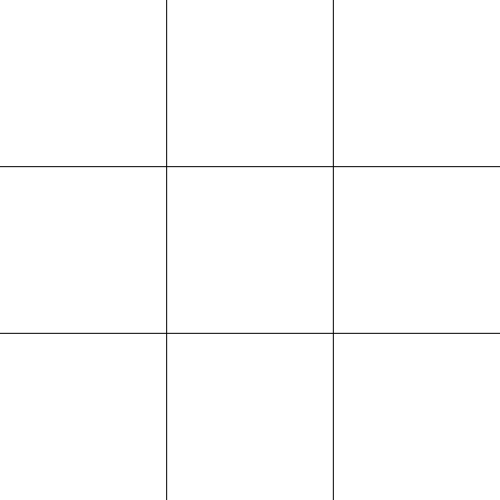
Frame 1 (no input)
Frame 2 (the mouse pressed at the canvas centre, redrawn once): identical to frame 1, image omitted

The p5.js sketch that drew this single still picture (run headless with seeded random() and noise() and a simulated clock; the mouse was pressed at the canvas centre and the sketch redrawn once):

// p5.js sketch
// ── sketch.js
let board = new Array(9);
board.fill('z');
let player = 'x';
let gameOver = false;
let AIGame = false;
let disableClicking = true;
let newState = false;
let engineEvals = [];
var showEvals;
var onlyAIGame;

// creates canvas
function setup(){
	if(windowWidth < windowHeight){
		var size = windowWidth/2;
	}else{
		var size = windowHeight/2;
	}
	var cnv = createCanvas(size,size);
	cnv.position(windowWidth/2 - (width/2),windowHeight/2 - height/2);
	noLoop();
}
// draws
function draw(){	
	clear();
	newState = true;
	drawBoard(board);
	var winner = evaluateBoard(board);
	if(winner == 1){
		console.log("X wins");
		gameOver = true;
	}
	else if(winner == -1){
		console.log("O wins");
		gameOver = true;
	}
}
function playAI(){
	clearBoard();
	disableClicking = false;
	AIGame = true;
}
function playHuman(){
	clearBoard();
	disableClicking = false;
	AIGame = false;
}
function AIOnly(){
	clearBoard();
	disableClicking = true;
	AIGame = false;
	onlyAIGame = setInterval(function(){
		AIMove();
		if(gameOver || boardFilled(board))
			clearInterval(onlyAIGame);
	}, 1000);
}

function showEvals(){
	if(document.getElementById("engineHolder").style.display == "inline-block"){
		clearInterval(showingEvals);
		document.getElementById("engineHolder").style.display = "none";
		document.getElementById("evalButton").innerHTML = "Show engine evaluation!";
	}else{
		document.getElementById("evalButton").innerHTML = "Hide engine evaluation!";
		showingEvals = setInterval(function(){
			var evalString = "Engine Evaluations: <br/>";
			document.getElementById("engineHolder").style.display = "inline-block";
			if(newState){
			miniMax(board, player, 0);
			newState = !newState;
			}
			for(var i = 0; i < engineEvals.length; i++){
				evalString += "(" + indexToCoords(engineEvals[i][0])+ "): " + (Math.floor(engineEvals[i][1]*100)/100) + "<br/>";
			}
			document.getElementById("engineHolder").innerHTML = evalString;
		}, 200);
	}
}
// does the optimal move
function AIMove(){
	var move = miniMax(board, player, 0)[0];
	if(checkValid(board,move)){
		board = makeMove(board, move,player);
		player = changeTurn(player);
		redraw();
	}	
}
// recursively evaluates the position (doesn't make a move yet)
function miniMax(tempBoard, currPlayer, layerNum){
	var evals = [];
	if(boardFilled(tempBoard) || evaluateBoard(tempBoard) != 0){
		return evaluateBoard(tempBoard);
	}else{
		for(var i = 0; i < tempBoard.length; i++){
			if(checkValid(tempBoard,i)){
				evals.push([i, miniMax(makeMove(tempBoard, i, currPlayer), changeTurn(currPlayer), layerNum + 1)]);
			}
		}
		if(layerNum == 0)
			engineEvals = evals.slice();
		
		return maximizeForPlayer(currPlayer, evals, layerNum);
			
	}
}
function clearBoard(){
	board.fill('z');
	player = 'x';
	gameOver = false;
	redraw();
}

// takes array of [index, eval] pairs and returns best;
function maximizeForPlayer(currPlayer, evals, layerNum){
	if(currPlayer == 'x'){
		var best = -.1;
		var index = 0;
		
		// choose best move, winning faster incentivized by layerNum
		for(var i = 0; i < evals.length; i++){
			if(evals[i][1] > best){
				best = evals[i][1] - layerNum*.01;
				index = i;
			}
		}
		// If guaranteed to lose, make lasting longer worth more
		if(best < -.9){
			for(var i = 0; i < evals.length; i++){
			    if(evals[i][1] < best){
					best = evals[i][1] + layerNum*.01;
					index = i;
			}
		}
		}
	}else if(currPlayer == 'o'){
		var best = 1;
		var index = 0;
		
		// choose best move, winning faster incentivized by layerNum
		for(var i = 0; i < evals.length; i++){
			if(evals[i][1] < best){
				best = evals[i][1] + layerNum*.01;
				index = i;
			}
		}
		
		// If guaranteed to lose, make lasting longer worth more
		if(best > .9){
			for(var i = 0; i < evals.length; i++){
			    if(evals[i][1] < best){
					best = evals[i][1] - layerNum*.01;
					index = i;
			}
		}
		}
	}
	if(layerNum == 0)
		return evals[index];
	else
		return best;
}

// click handler
function touchStarted(){
	for(var i = 0; i < board.length; i++){
		var centerX = (width/3)*(.5 + indexToCoords(i)[0]);
		var centerY = (height/3)*(.5 + indexToCoords(i)[1]);
		if(mouseX  < centerX + (width/6) * .9 && mouseX > centerX < (width/6) * .9  && mouseY < centerY + (height/6) * .9  && mouseY > centerY - (height/6) * .9  && !disableClicking){
			if(checkValid(board, i, player)){
			board = makeMove(board, i, player);
			player = changeTurn(player);
			redraw();
			if(AIGame){
				disableClicking = true;
				setTimeout(function() {AIMove(); disableClicking = false;}, 1000);
			}
			break;
			}
		}
	}
}

// checks if someone has won (board is filled with z by default)
function evaluateBoard(tempBoard){
	var winningPlayer = 'z';
	for(var i = 0; i < tempBoard.length/3; i++){
		if(tempBoard[coordsToIndex(0,i)] == tempBoard[coordsToIndex(1,i)] && tempBoard[coordsToIndex(0,i)] == tempBoard[coordsToIndex(2,i)] && winningPlayer == 'z'){
			winningPlayer = tempBoard[coordsToIndex(0,i)];
		}
	}
	
	for(var i = 0; i < tempBoard.length/3; i++){
		if(tempBoard[coordsToIndex(i,0)] == tempBoard[coordsToIndex(i,1)] && tempBoard[coordsToIndex(i,0)] == tempBoard[coordsToIndex(i,2)] && winningPlayer == 'z'){
			winningPlayer = tempBoard[coordsToIndex(i,0)];
		}
	}
	
	if(tempBoard[0] == tempBoard[4] && tempBoard[0] == tempBoard[8] && winningPlayer == 'z'){
		winningPlayer = tempBoard[4];
	}
	if(tempBoard[2] == tempBoard[4] && tempBoard[2] == tempBoard[6] && winningPlayer == 'z'){
		winningPlayer = tempBoard[4];
	}
	if(winningPlayer == 'o')
		return -1;
	else if(winningPlayer == 'x')
		return 1;
	else
		return 0;
		
}
// checks for a tie
function boardFilled(tempBoard){
	var filled = true;
	for(var i = 0; i < tempBoard.length; i++){
		if(tempBoard[i] == 'z'){
			filled = false;
			break;
		}
	}
	return filled;
}
// turns x y coordinates into an index
function coordsToIndex(x, y){
	return y*3 + x;
}

// returns the player for the next turn
function changeTurn(currPlayer){
	if (currPlayer == 'x')
		return 'o';
	else
		return 'x';
}
// turns an index into x,y coordinates
function indexToCoords(index){
	return [index%3, Math.floor(index/3)];
}

// returns a board with the move by player at index
function makeMove(tempBoard, index, currPlayer){
	var currBoard = tempBoard.slice();
	currBoard[index] = currPlayer;
	return currBoard;
}

//checks if moving at index would be valid
function checkValid(tempBoard, index){
	if(tempBoard[index] != 'o' && tempBoard[index] != 'x' && !gameOver)
		return true;
	return false;
}

//draws the board
function drawBoard(tempBoard){
	line(width*(2/3), 0,width*(2/3),height);
	line(width/3, 0 , width/3, height );
	
	line(0, height*(1/3), width, height*(1/3));
	line(0, height*(2/3), width, height*(2/3));
	
	for(var i = 0; i < tempBoard.length; i++){
		if(tempBoard[i] == 'x'){
			drawX(i);
		}else if(tempBoard[i] == 'o'){
			drawO(i);
		}
	}
	
}
// draws Xs
function drawX(index){
	var centerX;
	var centerY;
	
	centerX = (width/3)*(.5 + indexToCoords(index)[0]);
	centerY = (height/3)*(.5 + indexToCoords(index)[1]);
	line(centerX - (width/6) * .75, centerY - (height/6) * .75, centerX + (width/6) * .75, centerY + (height/6) * .75);
	line(centerX + (width/6) * .75, centerY - (height/6) * .75, centerX - (width/6) * .75, centerY + (height/6) * .75);
}
// draws Os
function drawO(index){
	var centerX;
	var centerY;
	centerX = (width/3)*(.5 + indexToCoords(index)[0]);
	centerY = (height/3)*(.5 + indexToCoords(index)[1]);
	circle(centerX,centerY, (height/3) * .75);
}
// ── style.css
button {
		border: 1px solid black;
		padding: 10px;
		font-weight: bold;
}
div{
	float:right;
}
@media only screen and (max-width: 1000px) {	
	button {
			width: 100%;
			height: 50px;
	}
    body{
      touch-action: manipulation;
    }
	}
